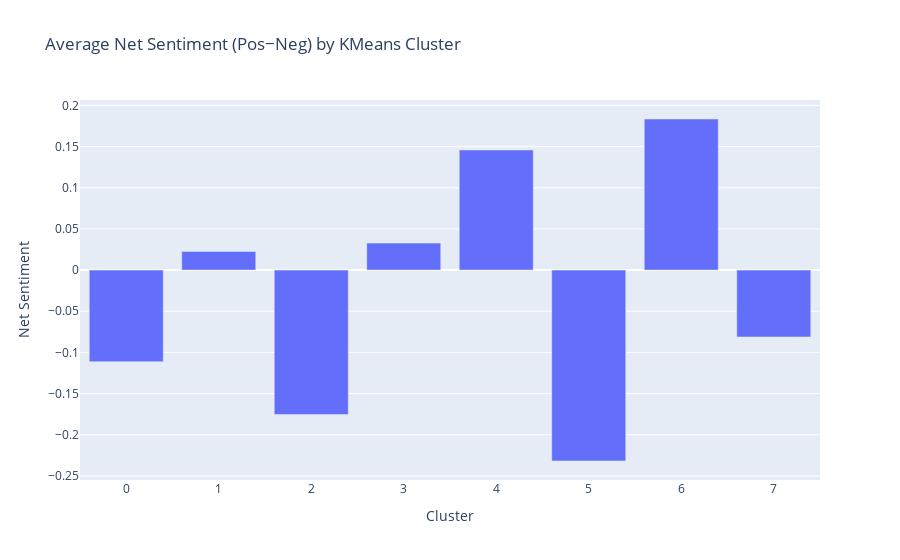

This figure's notebook cell:
### Markdown cell above
### 13. Sentiment by Cluster Visualization

With net sentiment in hand, the script groups the DataFrame by k8_cluster and computes average sentiment scores for each group. A printed summary table shows the cluster-level means, and a Plotly bar chart plots average net sentiment against cluster number—revealing which clusters tend to use more positive or negative language.

### Code cell
# 8) Plot average net sentiment by cluster
fig1 = px.bar(
    agg, x="k8_cluster", y="net_sent",
    title="Average Net Sentiment (Pos−Neg) by KMeans Cluster",
    labels={"k8_cluster":"Cluster","net_sent":"Net Sentiment"}
)
fig1.show()

### Figure 1 — Plotly figure (JSON) as saved in the notebook; plotly's stock layout.template omitted (floating-point values rounded to 4 significant figures)
{"data": [{"alignmentgroup": "True", "hovertemplate": "Cluster=%{x}<br>Net Sentiment=%{y}<extra></extra>", "legendgroup": "", "marker": {"color": "#636efa", "pattern": {"shape": ""}}, "name": "", "offsetgroup": "", "orientation": "v", "showlegend": false, "textposition": "auto", "type": "bar", "x": [0, 1, 2, 3, 4, 5, 6, 7], "xaxis": "x", "y": [-0.1113, 0.02265, -0.1755, 0.03278, 0.1459, -0.2319, 0.1835, -0.08125], "yaxis": "y"}], "layout": {"barmode": "relative", "legend": {"tracegroupgap": 0}, "title": {"text": "Average Net Sentiment (Pos−Neg) by KMeans Cluster"}, "xaxis": {"anchor": "y", "domain": [0, 1], "title": {"text": "Cluster"}}, "yaxis": {"anchor": "x", "domain": [0, 1], "title": {"text": "Net Sentiment"}}}}
